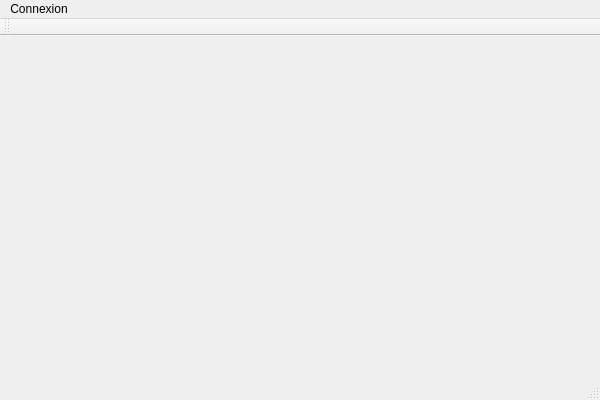
<?xml version="1.0" encoding="UTF-8"?>
<ui version="4.0">
 <class>TechmedDBClass</class>
 <widget class="QMainWindow" name="TechmedDBClass">
  <property name="geometry">
   <rect>
    <x>0</x>
    <y>0</y>
    <width>600</width>
    <height>400</height>
   </rect>
  </property>
  <property name="windowTitle">
   <string>TechmedDB</string>
  </property>
  <widget class="QWidget" name="centralWidget"/>
  <widget class="QMenuBar" name="menuBar">
   <property name="geometry">
    <rect>
     <x>0</x>
     <y>0</y>
     <width>600</width>
     <height>21</height>
    </rect>
   </property>
   <widget class="QMenu" name="menuConnect">
    <property name="title">
     <string>Connexion</string>
    </property>
    <addaction name="actionConnect"/>
    <addaction name="actionClose"/>
   </widget>
   <addaction name="menuConnect"/>
  </widget>
  <widget class="QToolBar" name="mainToolBar">
   <attribute name="toolBarArea">
    <enum>TopToolBarArea</enum>
   </attribute>
   <attribute name="toolBarBreak">
    <bool>false</bool>
   </attribute>
  </widget>
  <widget class="QStatusBar" name="statusBar"/>
  <action name="actionConnect">
   <property name="text">
    <string>Connexion</string>
   </property>
  </action>
  <action name="actionClose">
   <property name="text">
    <string>Déconnexion</string>
   </property>
  </action>
  <action name="actionChangeUser">
   <property name="text">
    <string>Changer d'utilisateur</string>
   </property>
  </action>
 </widget>
 <layoutdefault spacing="6" margin="11"/>
 <resources>
  <include location="techmeddb.qrc"/>
 </resources>
 <connections/>
</ui>
